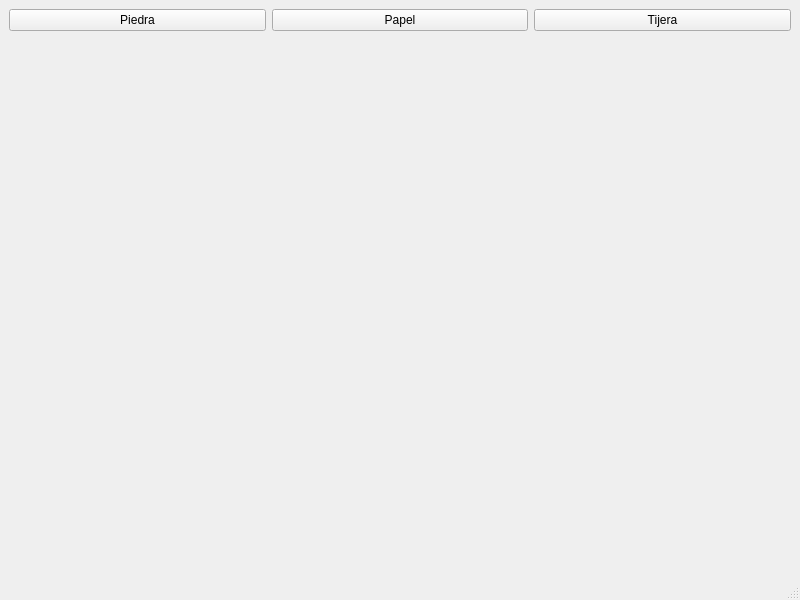
<?xml version="1.0" encoding="UTF-8"?>
<ui version="4.0">
 <class>MainWindow</class>
 <widget class="QMainWindow" name="MainWindow">
  <property name="geometry">
   <rect>
    <x>0</x>
    <y>0</y>
    <width>800</width>
    <height>600</height>
   </rect>
  </property>
  <property name="windowTitle">
   <string>MainWindow</string>
  </property>
  <widget class="QWidget" name="centralwidget">
   <layout class="QVBoxLayout" name="verticalLayout">
    <item>
     <layout class="QHBoxLayout" name="horizontalLayout">
      <item>
       <widget class="QPushButton" name="pushButton">
        <property name="text">
         <string>Piedra</string>
        </property>
       </widget>
      </item>
      <item>
       <widget class="QPushButton" name="pushButton_2">
        <property name="text">
         <string>Papel</string>
        </property>
       </widget>
      </item>
      <item>
       <widget class="QPushButton" name="pushButton_3">
        <property name="text">
         <string>Tijera</string>
        </property>
       </widget>
      </item>
     </layout>
    </item>
    <item>
     <layout class="QHBoxLayout" name="horizontalLayout_2">
      <item>
       <widget class="QLabel" name="label">
        <property name="font">
         <font>
          <pointsize>38</pointsize>
         </font>
        </property>
        <property name="text">
         <string/>
        </property>
       </widget>
      </item>
     </layout>
    </item>
   </layout>
  </widget>
  <widget class="QMenuBar" name="menubar">
   <property name="geometry">
    <rect>
     <x>0</x>
     <y>0</y>
     <width>800</width>
     <height>26</height>
    </rect>
   </property>
  </widget>
  <widget class="QStatusBar" name="statusbar"/>
 </widget>
 <resources/>
 <connections/>
</ui>
